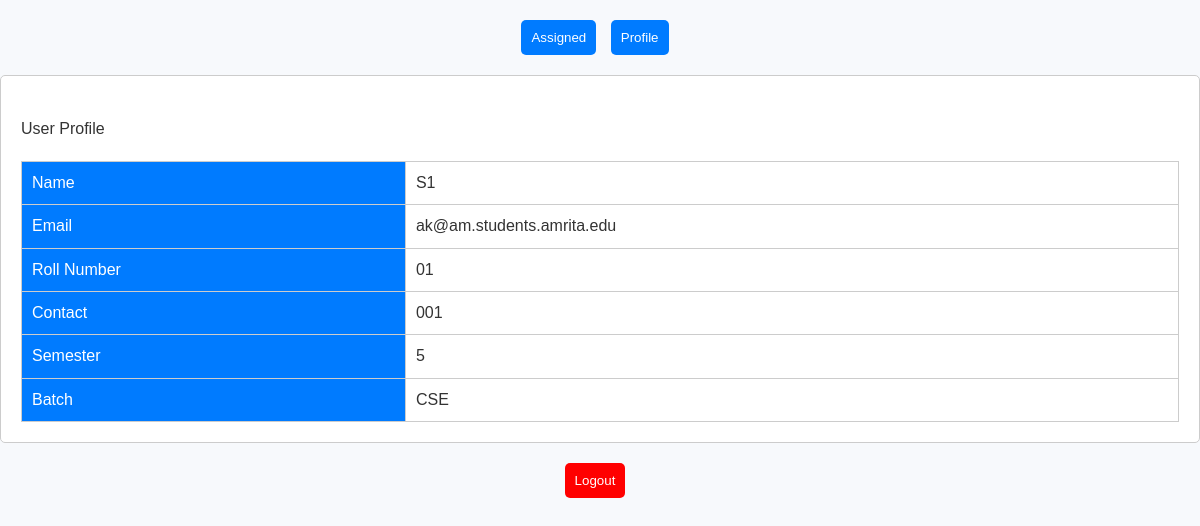
The page /student.php (signed in) on the database its author committed.
### tables this page shows
CREATE TABLE `students` (
  `SID` int(11) NOT NULL,
  `Name` varchar(255) NOT NULL,
  `RollNumber` varchar(20) NOT NULL,
  `Email` varchar(255) NOT NULL,
  `Contact` varchar(15) NOT NULL,
  `Semester` int(11) NOT NULL,
  `Batch` varchar(10) NOT NULL,
  `user_type` varchar(20) NOT NULL DEFAULT 'student',
  `Password` varchar(255) DEFAULT NULL,
  `status` int(11) DEFAULT NULL
);

### student.php (the view, shortened to what this page needs)
<?php
$DATABASE_HOST = 'localhost';
$DATABASE_USER = 'root';
$DATABASE_PASS = '';
$DATABASE_NAME = 'newuniversity';
$con = mysqli_connect($DATABASE_HOST, $DATABASE_USER, $DATABASE_PASS, $DATABASE_NAME);
?>
<!DOCTYPE html>
<html>
<head>
    <link rel="stylesheet" type="text/css" href="home.css">
</head>
<body>
    <div class="button-container">
        <button class="tab-button" onclick="openTab('view_assigned_seva')">Assigned</button>
        <button class="tab-button" onclick="openTab('profile')">Profile</button>
    </div>
    <div id="profile" class="tab" style="display: block;">
        <br>
        <h3>User Profile</h3>
        <?php
        $user_id = $_SESSION['id'];
        $profile_sql = "SELECT * FROM students WHERE SID = ?";
        $profile_stmt = mysqli_prepare($con, $profile_sql);
        mysqli_stmt_bind_param($profile_stmt, 'i', $user_id);
        mysqli_stmt_execute($profile_stmt);
        $profile_result = mysqli_stmt_get_result($profile_stmt);
        if ($profile_row = mysqli_fetch_assoc($profile_result)) {
            echo "<table border='1'>";
            echo "<tr><th>Name</th><td>" . $profile_row['Name'] . "</td></tr>";
            echo "<tr><th>Email</th><td>" . $profile_row['Email'] . "</td></tr>";
            echo "<tr><th>Roll Number</th><td>" . $profile_row['RollNumber'] . "</td></tr>";
            echo "<tr><th>Contact</th><td>" . $profile_row['Contact'] . "</td></tr>";
            echo "<tr><th>Semester</th><td>" . $profile_row['Semester'] . "</td></tr>";
            echo "<tr><th>Batch</th><td>" . $profile_row['Batch'] . "</td></tr>";
            echo "</table>";
        }
        else {
            echo "<p>No profile information available.</p>";
        }
        ?>
    </div>
    <div class="button-container">
        <form action="logout.php" method="post">
            <button type="submit" name="logout" class="tab-button" style="background-color: #FF0000;">Logout</button>
        </form>
    </div>
</body>

### home.css (style rules this page uses)
html, body, div, span, applet, object, iframe, h1, h2, h3, h4, h5, h6, p, blockquote, pre, a, abbr, acronym, address, big, cite, code, del, dfn, em, img, ins, kbd, q, s, samp, small, strike, strong, sub, sup, tt, var, b, u, i, center, dl, dt, dd, ol, ul, li, fieldset, form, label, legend, table, caption, tbody, tfoot, thead, tr, th, td, article, aside, canvas, details, embed, figure, figcaption, footer, header, hgroup, menu, nav, output, ruby, section, summary, time, mark, audio, video { margin: 0; padding: 0; border: 0; font-size: 100%; font: inherit; vertical-align: baseline; }
body { line-height: 1.4; font-family: 'Arial', sans-serif; background-color: #f7f9fc; color: #333; }
.button-container { text-align: center; margin-top: 20px; }
.tab-button { padding: 10px 20px; cursor: pointer; background-color: #007BFF; color: #ffffff; border: none; border-radius: 5px; margin-right: 10px; display: inline-block; text-align: center; }
.tab { display: none; padding: 20px; background-color: #ffffff; border: 1px solid #ccc; border-radius: 5px; margin-top: 20px; }
table { width: 100%; border-collapse: collapse; margin-top: 20px; }
table, th, td { border: 1px solid #ccc; }
th, td { padding: 10px; text-align: left; }
th { background-color: #007BFF; color: #ffffff; }

### student.php (style rules this page uses)
.tab { display: none; }
.tab-button { padding: 10px; cursor: pointer; }
table { border: 1px solid; border-collapse: collapse; }

### rows shown on the page
students: Name "S1", Email "ak@am.students.amrita.edu", RollNumber "01", Contact "001", Semester "5", Batch "CSE"
